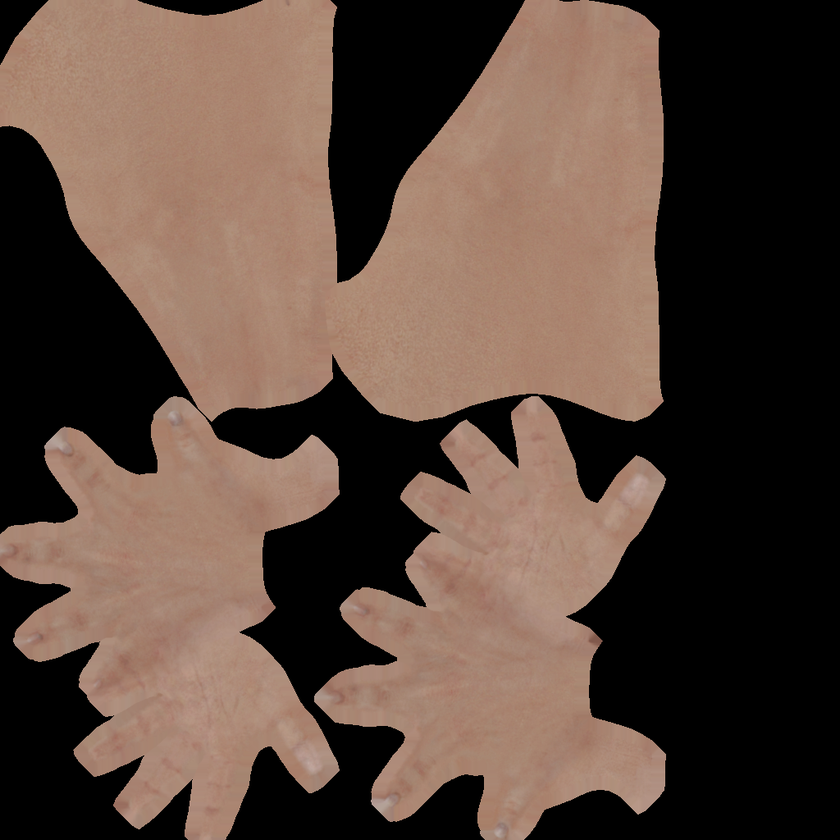
#> input picture Tools/FpsArms/new_diff.png, 840 x 840 px, shrunk from 1024 x 1024 before the run
$ python fps_arms_skin.py
#> lines starting #> are read from the running program, lines starting #| are printed output that depends on the picture
"""
Makes the first-person arms' skin detail map (Assets/Game/Resources/FpsArms/AlienArmsSkin.png) from the arms model's
own skin texture (Tools/FpsArms/new_diff.png - see SOURCE.txt): its light and shade only (knuckle creases, nails, the
palm's lines), grey, about 0.9 on average, so the game tints it any team colour (ViewModel.Rig.cs / HandColorHook).
The empty space between the UV islands is filled with the average grey, so no dark edges creep in at the seams.

    python -I Tools/fps_arms_skin.py
"""
import os
from PIL import Image, ImageFilter

HERE = os.path.dirname(os.path.abspath(__file__))
SRC = os.path.join(HERE, "FpsArms", "new_diff.png")
OUT = os.path.join(os.path.dirname(HERE), "Assets", "Game", "Resources", "FpsArms", "AlienArmsSkin.png")

im = Image.open(SRC).convert("RGB")
#> im is the input picture: PIL image 840x840 RGB; mean R, G, B 91, 71.7, 61.3
w, h = im.size
#> w = 840; h = 840
px = im.load()
lum = [[0.0] * w for _ in range(h)]
total = 0.0
n = 0
for y in range(h):
    for x in range(w):
        r, g, b = px[x, y]
        l = (0.299 * r + 0.587 * g + 0.114 * b) / 255.0
        lum[y][x] = l
        if l > 0.06:
            total += l
            n += 1
#> after the loop, lum = 840 items; n = 380999; total = 211080.7
mean = total / max(1, n)
#> mean = 0.554
out = Image.new("L", (w, h))
#> out: PIL image 840x840 L; every value is 0
o = out.load()
for y in range(h):
    for x in range(w):
        l = lum[y][x]
        # (a little more contrast than the photo-real original, so the creases and nails read once it's tinted)
        v = 0.88 if l <= 0.06 else 0.88 + (l / mean - 1.0) * 2.2
        o[x, y] = int(max(0.3, min(1.0, v)) * 255)
out = out.filter(ImageFilter.SMOOTH)
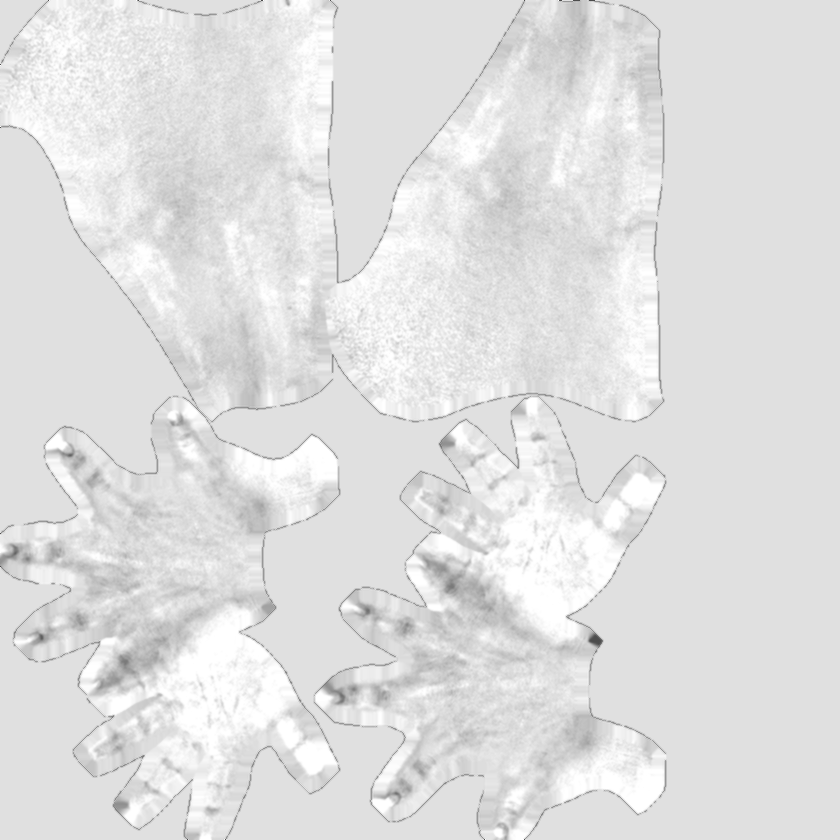
#> out: PIL image 840x840 L; min 76, max 255, mean 224.5
os.makedirs(os.path.dirname(OUT), exist_ok=True)
out.save(OUT)
print("skin detail written:", OUT, "mean", round(mean, 3))
#| skin detail written: Assets/Game/Resources/FpsArms/AlienArmsSkin.png mean 0.554
